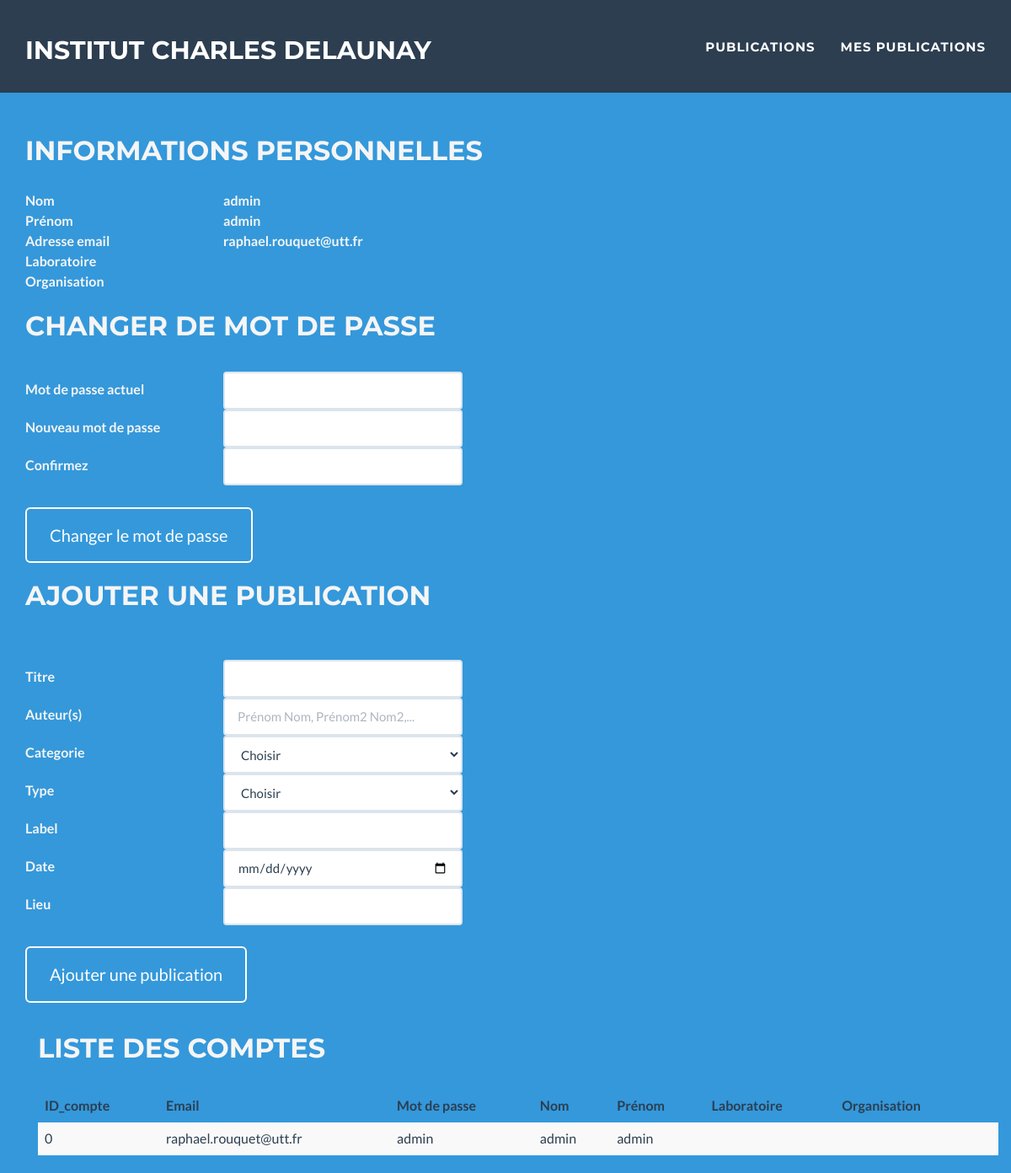
The app's page /espace_membre/mon_compte.php (signed in), older data.
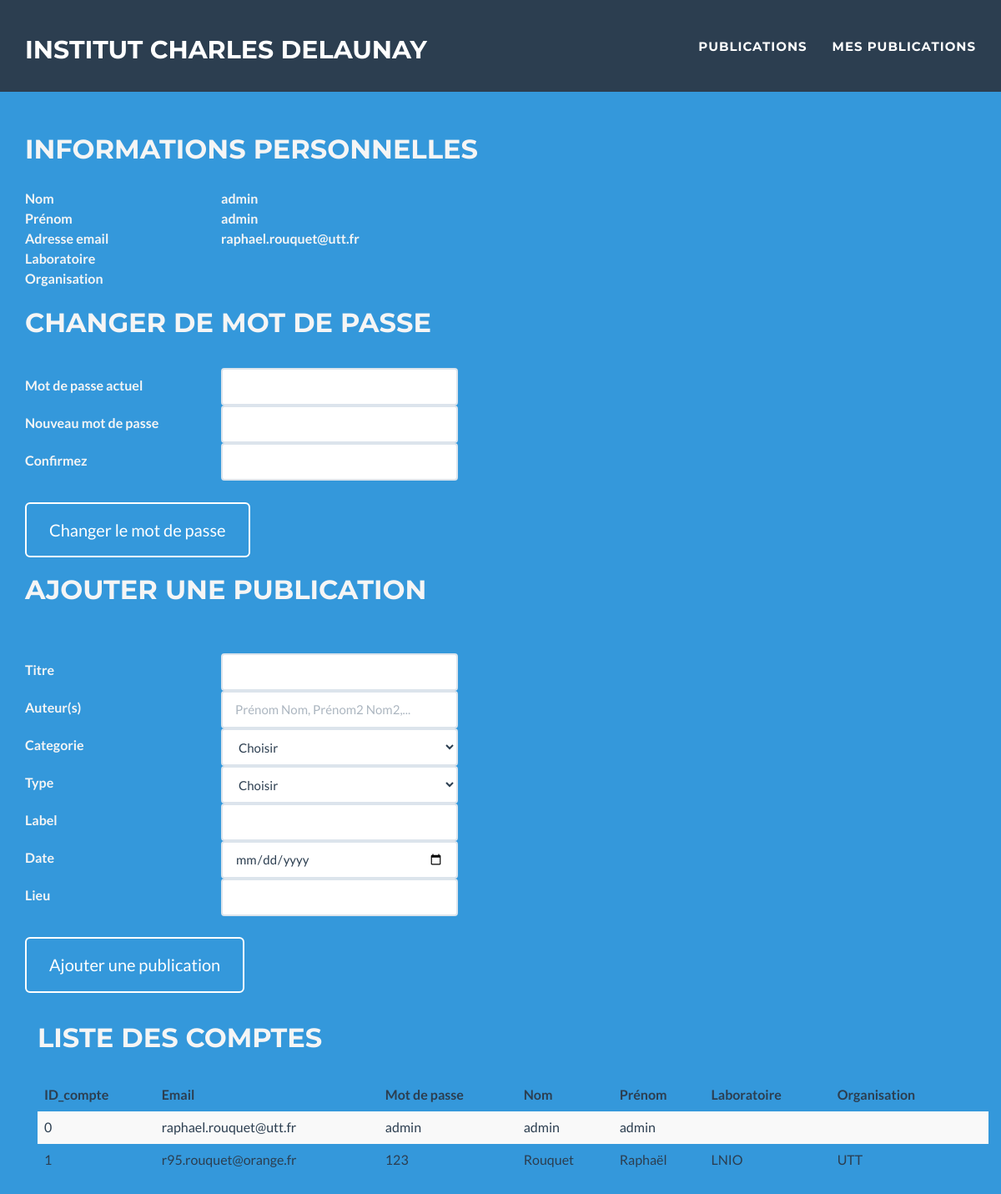
The same page, newer data.
### tables this page shows
CREATE TABLE IF NOT EXISTS `compte` (
  `id_compte` int(11) NOT NULL,
  `email` varchar(30) NOT NULL,
  `mdp` varchar(20) NOT NULL,
  `admin` tinyint(1) NOT NULL DEFAULT '0',
  PRIMARY KEY (`id_compte`)
);

CREATE TABLE IF NOT EXISTS `chercheur` (
  `id_chercheur` int(11) NOT NULL AUTO_INCREMENT,
  `nom` varchar(30) NOT NULL,
  `prenom` varchar(30) NOT NULL,
  `laboratoire` varchar(20) NOT NULL,
  `organisation` varchar(20) NOT NULL,
  PRIMARY KEY (`id_chercheur`)
);

### espace_membre/mon_compte.php (the view, shortened to what the changed rows need)
<?php
    require_once(".\database.php");
    $informations_requete  = "select * from chercheur, compte where id_compte = id_chercheur AND email = '".$_SESSION['email']."'";
    $informations_resultat = mysqli_query($database, $informations_requete);
    $informations = mysqli_fetch_array($informations_resultat);
?>
<html xmlns="http://www.w3.org/1999/xhtml" xml:lang="fr" lang="fr">
<head>
    <link href="../css/bootstrap.min.css" rel="stylesheet">
    <link href="../css/freelancer.css" rel="stylesheet">
    <link href="../font-awesome/css/font-awesome.min.css" rel="stylesheet" type="text/css">
</head>
<body onload="document.changer_mdp.reset(); document.publication.reset();" style="background-color: #3498db">
   <div class ="container" style="padding-top: 140px">
       <h2 style="color: whitesmoke">Informations personnelles</h1><br>
       <table>
       <tbody>
       <tr>
       <td class="libelle"><label for="label"><?php echo $informations['nom'];?></label></td>
       </tr>
       <tr>
       <td class="libelle"><label for="label"><?php echo $informations['prenom'];?></label></td>
       </tr>
       <tr>
       <td class="libelle"><label for="label"><?php echo $informations['email'];?></label></td>
       </tr>
       <tr>
       </tr>
       <tr>
       </tr>
       </tbody>
       </table></div>
       <div class ="container">
       <h2 style="color: whitesmoke">Changer de mot de passe</h1><br>
       <table>
       <tbody>
       <form class ="form-horizontal" name="changer_mdp" method="post" onsubmit="return validation_mdp(this)" action="mon_compte.php">
       </tbody>
       </table>
       <input class ="btn btn-outline btn-lg" type="submit" value="Changer le mot de passe" >
   </div>
    <div class = "container">
      <h2 style="color: whitesmoke">Ajouter une publication</h1><br><br>
       <form class ="form-horizontal" name ="publication" method="post" onsubmit="return validation_publication(this)" action="mon_compte.php">
       <table>
       <tbody>
       </tbody>
       </table>
       <input class ="btn btn-outline btn-lg" type="submit" value="Ajouter une publication" >
       </form>
       <?php
       $administrateur_requete = "select admin from compte where email = '".$_SESSION['email']."'";
       $administrateur_resultat = mysqli_query($database, $administrateur_requete);
       $administrateur = mysqli_fetch_array($administrateur_resultat);
       if($administrateur['admin']==1){
           echo '<div class = "container">
                 <h2 style="color: whitesmoke">Liste des comptes</h1><br>';
           $compte_requete = "select * from compte, chercheur where id_compte = id_chercheur";
           $compte_resultat = mysqli_query($database, $compte_requete);
           echo '<div class="table-responsive">
             <table class="table table-striped">
            <thead>
              <tr>
                <th>ID_compte </th>
                <th>Email</th>
                <th>Mot de passe</th>
                <th>Nom</th>
                <th>Prénom</th>
                <th>Laboratoire</th>
                <th>Organisation</th>
              </tr>
            </thead>
            <tbody>';
        while($compte= mysqli_fetch_array($compte_resultat)){
        echo "<tr><td>";
        echo $compte['id_compte'];
        echo "</td><td>";
        echo $compte['email'];
        echo "</td><td>";
        echo $compte['mdp'];
        echo "</td><td>";
        echo $compte['nom'];
        echo "</td><td>";
        echo $compte['prenom'];
        echo "</td><td>";
        echo $compte['laboratoire'];
        echo "</td><td>";
        echo $compte['organisation'];
        echo "</td><td>";
        echo "</td></tr>";
    }
    echo'</tbody>
         </table>
         </div>';
       }
        ?>
    </div>
</body>
</html>

Row changes from the older to the newer data that the page shows:
added compte: id_compte "1", email "r95.rouquet@orange.fr", mdp "123", id_compte.nom "Rouquet", id_compte.prenom "Raphaël", id_compte.laboratoire "LNIO", id_compte.organisation "UTT"
